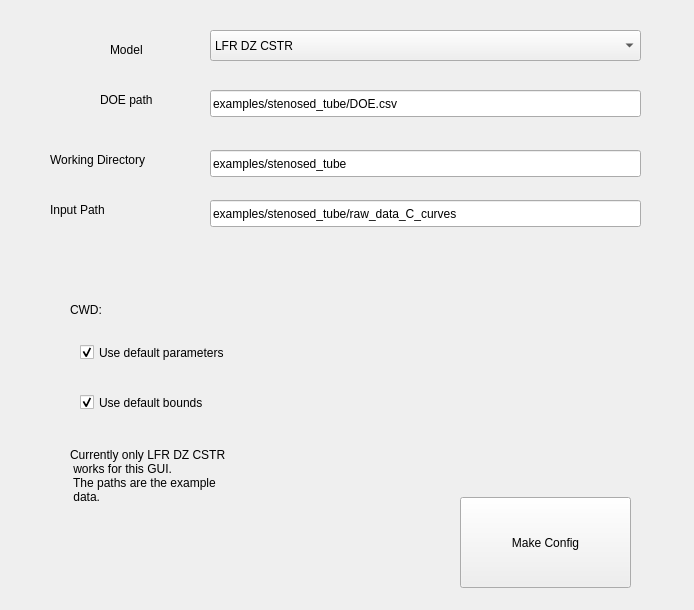
<?xml version="1.0" encoding="UTF-8"?>
<ui version="4.0">
 <class>Form</class>
 <widget class="QWidget" name="Form">
  <property name="geometry">
   <rect>
    <x>0</x>
    <y>0</y>
    <width>694</width>
    <height>610</height>
   </rect>
  </property>
  <property name="windowTitle">
   <string>Form</string>
  </property>
  <widget class="QComboBox" name="model_select">
   <property name="geometry">
    <rect>
     <x>210</x>
     <y>30</y>
     <width>431</width>
     <height>31</height>
    </rect>
   </property>
   <item>
    <property name="text">
     <string>LFR DZ CSTR</string>
    </property>
   </item>
   <item>
    <property name="text">
     <string>Tanks in Series</string>
    </property>
   </item>
   <item>
    <property name="text">
     <string>Taylor Dispersion</string>
    </property>
   </item>
  </widget>
  <widget class="QLabel" name="label">
   <property name="geometry">
    <rect>
     <x>110</x>
     <y>40</y>
     <width>76</width>
     <height>19</height>
    </rect>
   </property>
   <property name="text">
    <string>Model</string>
   </property>
  </widget>
  <widget class="QPushButton" name="make_config">
   <property name="geometry">
    <rect>
     <x>460</x>
     <y>497</y>
     <width>171</width>
     <height>91</height>
    </rect>
   </property>
   <property name="text">
    <string>Make Config</string>
   </property>
  </widget>
  <widget class="QLineEdit" name="doe_path">
   <property name="geometry">
    <rect>
     <x>210</x>
     <y>90</y>
     <width>431</width>
     <height>27</height>
    </rect>
   </property>
   <property name="text">
    <string>examples/stenosed_tube/DOE.csv</string>
   </property>
  </widget>
  <widget class="QCheckBox" name="default_bounds">
   <property name="geometry">
    <rect>
     <x>80</x>
     <y>390</y>
     <width>181</width>
     <height>25</height>
    </rect>
   </property>
   <property name="text">
    <string>Use default bounds</string>
   </property>
   <property name="checked">
    <bool>true</bool>
   </property>
  </widget>
  <widget class="QLabel" name="label_2">
   <property name="geometry">
    <rect>
     <x>100</x>
     <y>90</y>
     <width>91</width>
     <height>20</height>
    </rect>
   </property>
   <property name="text">
    <string>DOE path</string>
   </property>
  </widget>
  <widget class="QLabel" name="label_3">
   <property name="geometry">
    <rect>
     <x>50</x>
     <y>150</y>
     <width>151</width>
     <height>20</height>
    </rect>
   </property>
   <property name="text">
    <string>Working Directory</string>
   </property>
  </widget>
  <widget class="QLineEdit" name="wd">
   <property name="geometry">
    <rect>
     <x>210</x>
     <y>150</y>
     <width>431</width>
     <height>27</height>
    </rect>
   </property>
   <property name="text">
    <string>examples/stenosed_tube</string>
   </property>
  </widget>
  <widget class="QLineEdit" name="input_path">
   <property name="geometry">
    <rect>
     <x>210</x>
     <y>200</y>
     <width>431</width>
     <height>27</height>
    </rect>
   </property>
   <property name="text">
    <string>examples/stenosed_tube/raw_data_C_curves</string>
   </property>
  </widget>
  <widget class="QLabel" name="label_4">
   <property name="geometry">
    <rect>
     <x>50</x>
     <y>200</y>
     <width>151</width>
     <height>20</height>
    </rect>
   </property>
   <property name="text">
    <string>Input Path</string>
   </property>
  </widget>
  <widget class="QCheckBox" name="default_parameters">
   <property name="geometry">
    <rect>
     <x>80</x>
     <y>340</y>
     <width>221</width>
     <height>25</height>
    </rect>
   </property>
   <property name="text">
    <string>Use default parameters</string>
   </property>
   <property name="checked">
    <bool>true</bool>
   </property>
  </widget>
  <widget class="QLabel" name="label_5">
   <property name="geometry">
    <rect>
     <x>70</x>
     <y>400</y>
     <width>231</width>
     <height>151</height>
    </rect>
   </property>
   <property name="text">
    <string>Currently only LFR DZ CSTR
 works for this GUI.
 The paths are the example
 data.</string>
   </property>
  </widget>
  <widget class="QLabel" name="cwd_label">
   <property name="geometry">
    <rect>
     <x>70</x>
     <y>300</y>
     <width>571</width>
     <height>19</height>
    </rect>
   </property>
   <property name="text">
    <string>CWD: </string>
   </property>
  </widget>
 </widget>
 <resources/>
 <connections/>
</ui>
